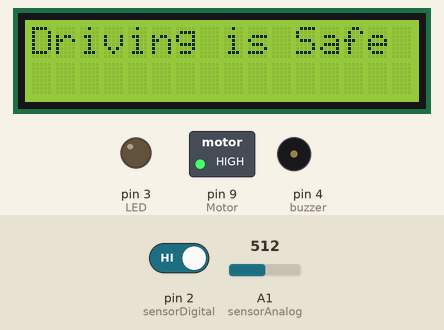
Bench run of a sketch on a simulated Arduino Uno, built with avr-gcc and run on an emulated ATmega328P. On the bench: 16×2 character LCD, switched loads named in the sketch (green lamp = pin HIGH), output pins drawn as LEDs (lit = HIGH), buzzer (waves = sounding, pin HIGH). The inputs (shaded band) are chosen by the test bench; at power-on: pin 2 (sensorDigital) HIGH, A1 (sensorAnalog) = 512. What the sketch prints to the serial monitor is not drawn.

Above: at 1.2 s.
1.3 s: pin 2 (sensorDigital) driven LOW
At 2.1 s:
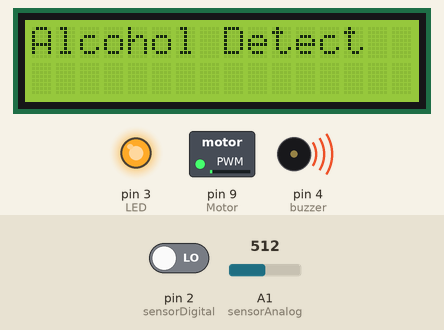
2.8 s: pin 2 (sensorDigital) driven HIGH
At 3.3 s:
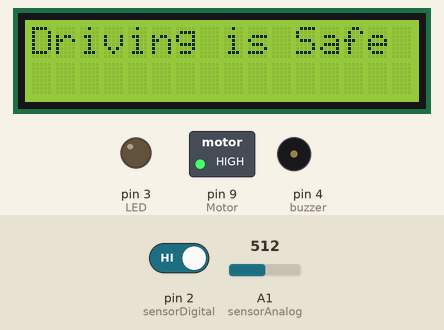
4.3 s: A1 (sensorAnalog) set to 11
7.3 s: A1 (sensorAnalog) set to 8
10.3 s: pin 2 (sensorDigital) driven LOW
At 11.3 s:
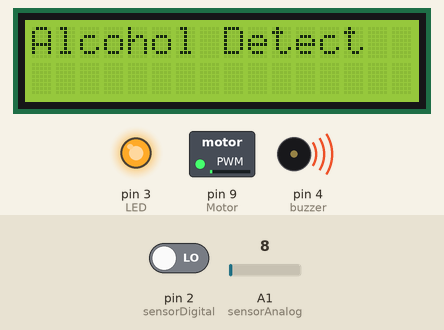
13.3 s: pin 2 (sensorDigital) driven HIGH
At 14.6 s:
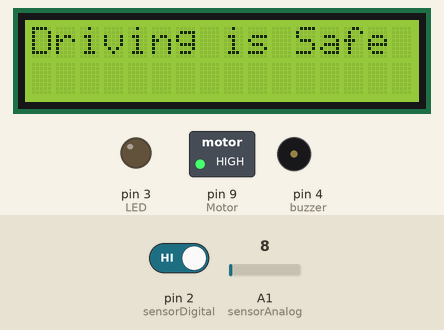
Timing chart, 0 to 16.3 s (numbered marks = the images above; inputs shaded):
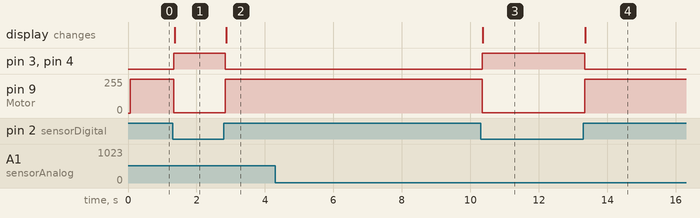

Measured:
- after the input at 1.3 s, pin 3 (LED), pin 4 (buzzer): LOW → HIGH at once; pin 9 (Motor): 255/255 → 1/255 at once; the display: changes after 0.06 s (image 1)
- after the input at 2.8 s, pin 3 (LED), pin 4 (buzzer): HIGH → LOW after 0.05 s; pin 9 (Motor): 1/255 → 255/255 after 0.05 s; the display: changes after 0.06 s (image 2)
- after the input at 4.3 s, every drawn part: stays the same
- after the input at 7.3 s, every drawn part: stays the same
- after the input at 10.3 s, pin 3 (LED), pin 4 (buzzer): LOW → HIGH at once; pin 9 (Motor): 255/255 → 1/255 at once; the display: changes after 0.06 s (image 3)
- after the input at 13.3 s, pin 3 (LED), pin 4 (buzzer): HIGH → LOW at once; pin 9 (Motor): 1/255 → 255/255 at once; the display: changes after 0.05 s (image 4)

The sketch:

alcohol_detection_system_and_engine_lock.ino
```cpp
#define sensorDigital 2
#define LED 3
#define buzzer 4
#define Motor 9
#define sensorAnalog A1

#include <LiquidCrystal_I2C.h>
#include <Wire.h>
LiquidCrystal_I2C obj(0x27,16,2);

void setup() {
  pinMode(sensorDigital, INPUT);
  pinMode(LED, OUTPUT);
  pinMode(buzzer, OUTPUT);
  pinMode(Motor, OUTPUT);
  pinMode(sensorAnalog, INPUT);
  Serial.begin(9600);

  obj.init();
  obj.backlight();
  obj.clear();

}

void loop() {
  bool digital = digitalRead(sensorDigital);
  int analog = analogRead(sensorAnalog);

  Serial.print("Analog value : ");
  Serial.print(analog);
  Serial.print("t ");
  Serial.print("Digital value :");
  Serial.println(digital);

  if (digital == 0) {
    digitalWrite(LED, HIGH);
    digitalWrite(buzzer, HIGH);
    analogWrite(Motor, 1);
    obj.clear();
    obj.setCursor(0,0);
    obj.print("Alcohol Detect");

  } else {
    digitalWrite(LED, LOW);
    digitalWrite(buzzer, LOW);
    analogWrite(Motor, 255);
    obj.clear();
    obj.setCursor(0,0);
    obj.print("Driving is Safe");
  }
}
```
